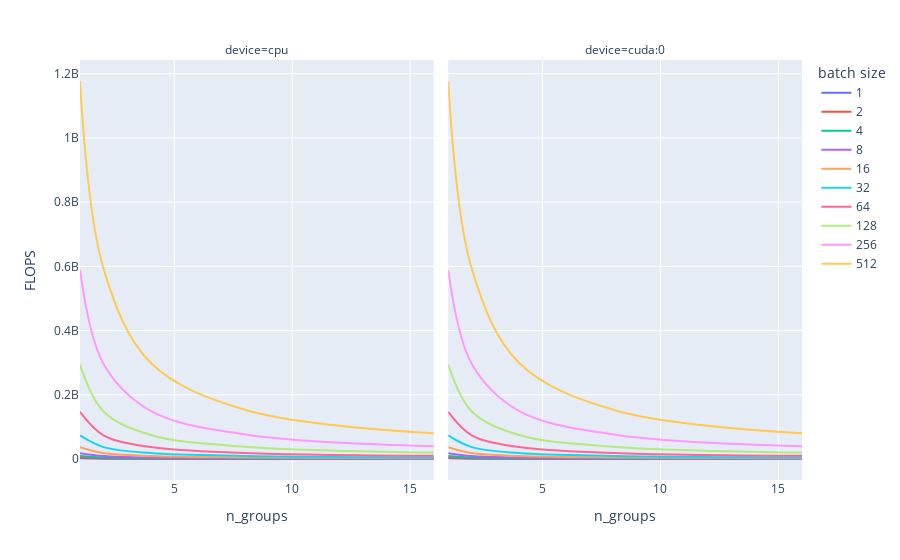

Notebook code cell kept with this figure:
### Code cell
px.line(df, x='n_groups', y='FLOPS', color='batch size', facet_col='device', line_shape='spline')

### Figure 1 — Plotly figure (JSON) as saved in the notebook; plotly's stock layout.template omitted (floating-point values rounded to 4 significant figures)
{"data": [{"hovertemplate": "batch size=1<br>device=cpu<br>n_groups=%{x}<br>FLOPS=%{y}<extra></extra>", "legendgroup": "1", "line": {"color": "#636efa", "dash": "solid", "shape": "spline"}, "marker": {"symbol": "circle"}, "mode": "lines", "name": "1", "orientation": "v", "showlegend": true, "type": "scatter", "x": [1, 2, 4, 8, 16], "xaxis": "x", "y": [2300000.0, 1157000.0, 585300.0, 299600.0, 156800.0], "yaxis": "y"}, {"hovertemplate": "batch size=1<br>device=cuda:0<br>n_groups=%{x}<br>FLOPS=%{y}<extra></extra>", "legendgroup": "1", "line": {"color": "#636efa", "dash": "solid", "shape": "spline"}, "marker": {"symbol": "circle"}, "mode": "lines", "name": "1", "orientation": "v", "showlegend": false, "type": "scatter", "x": [1, 2, 4, 8, 16], "xaxis": "x2", "y": [2300000.0, 1157000.0, 585300.0, 299600.0, 156800.0], "yaxis": "y2"}, {"hovertemplate": "batch size=2<br>device=cpu<br>n_groups=%{x}<br>FLOPS=%{y}<extra></extra>", "legendgroup": "2", "line": {"color": "#EF553B", "dash": "solid", "shape": "spline"}, "marker": {"symbol": "circle"}, "mode": "lines", "name": "2", "orientation": "v", "showlegend": true, "type": "scatter", "x": [1, 2, 4, 8, 16], "xaxis": "x", "y": [4599000.0, 2313000.0, 1171000.0, 599300.0, 313600.0], "yaxis": "y"}, {"hovertemplate": "batch size=2<br>device=cuda:0<br>n_groups=%{x}<br>FLOPS=%{y}<extra></extra>", "legendgroup": "2", "line": {"color": "#EF553B", "dash": "solid", "shape": "spline"}, "marker": {"symbol": "circle"}, "mode": "lines", "name": "2", "orientation": "v", "showlegend": false, "type": "scatter", "x": [1, 2, 4, 8, 16], "xaxis": "x2", "y": [4599000.0, 2313000.0, 1171000.0, 599300.0, 313600.0], "yaxis": "y2"}, {"hovertemplate": "batch size=4<br>device=cpu<br>n_groups=%{x}<br>FLOPS=%{y}<extra></extra>", "legendgroup": "4", "line": {"color": "#00cc96", "dash": "solid", "shape": "spline"}, "marker": {"symbol": "circle"}, "mode": "lines", "name": "4", "orientation": "v", "showlegend": true, "type": "scatter", "x": [1, 2, 4, 8, 16], "xaxis": "x", "y": [9198000.0, 4627000.0, 2341000.0, 1199000.0, 627200.0], "yaxis": "y"}, {"hovertemplate": "batch size=4<br>device=cuda:0<br>n_groups=%{x}<br>FLOPS=%{y}<extra></extra>", "legendgroup": "4", "line": {"color": "#00cc96", "dash": "solid", "shape": "spline"}, "marker": {"symbol": "circle"}, "mode": "lines", "name": "4", "orientation": "v", "showlegend": false, "type": "scatter", "x": [1, 2, 4, 8, 16], "xaxis": "x2", "y": [9198000.0, 4627000.0, 2341000.0, 1199000.0, 627200.0], "yaxis": "y2"}, {"hovertemplate": "batch size=8<br>device=cpu<br>n_groups=%{x}<br>FLOPS=%{y}<extra></extra>", "legendgroup": "8", "line": {"color": "#ab63fa", "dash": "solid", "shape": "spline"}, "marker": {"symbol": "circle"}, "mode": "lines", "name": "8", "orientation": "v", "showlegend": true, "type": "scatter", "x": [1, 2, 4, 8, 16], "xaxis": "x", "y": [18400000.0, 9254000.0, 4683000.0, 2397000.0, 1254000.0], "yaxis": "y"}, {"hovertemplate": "batch size=8<br>device=cuda:0<br>n_groups=%{x}<br>FLOPS=%{y}<extra></extra>", "legendgroup": "8", "line": {"color": "#ab63fa", "dash": "solid", "shape": "spline"}, "marker": {"symbol": "circle"}, "mode": "lines", "name": "8", "orientation": "v", "showlegend": false, "type": "scatter", "x": [1, 2, 4, 8, 16], "xaxis": "x2", "y": [18400000.0, 9254000.0, 4683000.0, 2397000.0, 1254000.0], "yaxis": "y2"}, {"hovertemplate": "batch size=16<br>device=cpu<br>n_groups=%{x}<br>FLOPS=%{y}<extra></extra>", "legendgroup": "16", "line": {"color": "#FFA15A", "dash": "solid", "shape": "spline"}, "marker": {"symbol": "circle"}, "mode": "lines", "name": "16", "orientation": "v", "showlegend": true, "type": "scatter", "x": [1, 2, 4, 8, 16], "xaxis": "x", "y": [36790000.0, 18510000.0, 9366000.0, 4794000.0, 2509000.0], "yaxis": "y"}, {"hovertemplate": "batch size=16<br>device=cuda:0<br>n_groups=%{x}<br>FLOPS=%{y}<extra></extra>", "legendgroup": "16", "line": {"color": "#FFA15A", "dash": "solid", "shape": "spline"}, "marker": {"symbol": "circle"}, "mode": "lines", "name": "16", "orientation": "v", "showlegend": false, "type": "scatter", "x": [1, 2, 4, 8, 16], "xaxis": "x2", "y": [36790000.0, 18510000.0, 9366000.0, 4794000.0, 2509000.0], "yaxis": "y2"}, {"hovertemplate": "batch size=32<br>device=cpu<br>n_groups=%{x}<br>FLOPS=%{y}<extra></extra>", "legendgroup": "32", "line": {"color": "#19d3f3", "dash": "solid", "shape": "spline"}, "marker": {"symbol": "circle"}, "mode": "lines", "name": "32", "orientation": "v", "showlegend": true, "type": "scatter", "x": [1, 2, 4, 8, 16], "xaxis": "x", "y": [73580000.0, 37020000.0, 18730000.0, 9589000.0, 5018000.0], "yaxis": "y"}, {"hovertemplate": "batch size=32<br>device=cuda:0<br>n_groups=%{x}<br>FLOPS=%{y}<extra></extra>", "legendgroup": "32", "line": {"color": "#19d3f3", "dash": "solid", "shape": "spline"}, "marker": {"symbol": "circle"}, "mode": "lines", "name": "32", "orientation": "v", "showlegend": false, "type": "scatter", "x": [1, 2, 4, 8, 16], "xaxis": "x2", "y": [73580000.0, 37020000.0, 18730000.0, 9589000.0, 5018000.0], "yaxis": "y2"}, {"hovertemplate": "batch size=64<br>device=cpu<br>n_groups=%{x}<br>FLOPS=%{y}<extra></extra>", "legendgroup": "64", "line": {"color": "#FF6692", "dash": "solid", "shape": "spline"}, "marker": {"symbol": "circle"}, "mode": "lines", "name": "64", "orientation": "v", "showlegend": true, "type": "scatter", "x": [1, 2, 4, 8, 16], "xaxis": "x", "y": [147200000.0, 74030000.0, 37460000.0, 19180000.0, 10040000.0], "yaxis": "y"}, {"hovertemplate": "batch size=64<br>device=cuda:0<br>n_groups=%{x}<br>FLOPS=%{y}<extra></extra>", "legendgroup": "64", "line": {"color": "#FF6692", "dash": "solid", "shape": "spline"}, "marker": {"symbol": "circle"}, "mode": "lines", "name": "64", "orientation": "v", "showlegend": false, "type": "scatter", "x": [1, 2, 4, 8, 16], "xaxis": "x2", "y": [147200000.0, 74030000.0, 37460000.0, 19180000.0, 10040000.0], "yaxis": "y2"}, {"hovertemplate": "batch size=128<br>device=cpu<br>n_groups=%{x}<br>FLOPS=%{y}<extra></extra>", "legendgroup": "128", "line": {"color": "#B6E880", "dash": "solid", "shape": "spline"}, "marker": {"symbol": "circle"}, "mode": "lines", "name": "128", "orientation": "v", "showlegend": true, "type": "scatter", "x": [1, 2, 4, 8, 16], "xaxis": "x", "y": [294300000.0, 148100000.0, 74920000.0, 38350000.0, 20070000.0], "yaxis": "y"}, {"hovertemplate": "batch size=128<br>device=cuda:0<br>n_groups=%{x}<br>FLOPS=%{y}<extra></extra>", "legendgroup": "128", "line": {"color": "#B6E880", "dash": "solid", "shape": "spline"}, "marker": {"symbol": "circle"}, "mode": "lines", "name": "128", "orientation": "v", "showlegend": false, "type": "scatter", "x": [1, 2, 4, 8, 16], "xaxis": "x2", "y": [294300000.0, 148100000.0, 74920000.0, 38350000.0, 20070000.0], "yaxis": "y2"}, {"hovertemplate": "batch size=256<br>device=cpu<br>n_groups=%{x}<br>FLOPS=%{y}<extra></extra>", "legendgroup": "256", "line": {"color": "#FF97FF", "dash": "solid", "shape": "spline"}, "marker": {"symbol": "circle"}, "mode": "lines", "name": "256", "orientation": "v", "showlegend": true, "type": "scatter", "x": [1, 2, 4, 8, 16], "xaxis": "x", "y": [588700000.0, 296100000.0, 149800000.0, 76710000.0, 40140000.0], "yaxis": "y"}, {"hovertemplate": "batch size=256<br>device=cuda:0<br>n_groups=%{x}<br>FLOPS=%{y}<extra></extra>", "legendgroup": "256", "line": {"color": "#FF97FF", "dash": "solid", "shape": "spline"}, "marker": {"symbol": "circle"}, "mode": "lines", "name": "256", "orientation": "v", "showlegend": false, "type": "scatter", "x": [1, 2, 4, 8, 16], "xaxis": "x2", "y": [588700000.0, 296100000.0, 149800000.0, 76710000.0, 40140000.0], "yaxis": "y2"}, {"hovertemplate": "batch size=512<br>device=cpu<br>n_groups=%{x}<br>FLOPS=%{y}<extra></extra>", "legendgroup": "512", "line": {"color": "#FECB52", "dash": "solid", "shape": "spline"}, "marker": {"symbol": "circle"}, "mode": "lines", "name": "512", "orientation": "v", "showlegend": true, "type": "scatter", "x": [1, 2, 4, 8, 16], "xaxis": "x", "y": [1177000000.0, 592200000.0, 299700000.0, 153400000.0, 80280000.0], "yaxis": "y"}, {"hovertemplate": "batch size=512<br>device=cuda:0<br>n_groups=%{x}<br>FLOPS=%{y}<extra></extra>", "legendgroup": "512", "line": {"color": "#FECB52", "dash": "solid", "shape": "spline"}, "marker": {"symbol": "circle"}, "mode": "lines", "name": "512", "orientation": "v", "showlegend": false, "type": "scatter", "x": [1, 2, 4, 8, 16], "xaxis": "x2", "y": [1177000000.0, 592200000.0, 299700000.0, 153400000.0, 80280000.0], "yaxis": "y2"}], "layout": {"annotations": [{"font": {}, "showarrow": false, "text": "device=cpu", "x": 0.245, "xanchor": "center", "xref": "paper", "y": 1, "yanchor": "bottom", "yref": "paper"}, {"font": {}, "showarrow": false, "text": "device=cuda:0", "x": 0.755, "xanchor": "center", "xref": "paper", "y": 1, "yanchor": "bottom", "yref": "paper"}], "legend": {"title": {"text": "batch size"}, "tracegroupgap": 0}, "margin": {"t": 60}, "xaxis": {"anchor": "y", "domain": [0, 0.49], "title": {"text": "n_groups"}}, "xaxis2": {"anchor": "y2", "domain": [0.51, 1], "matches": "x", "title": {"text": "n_groups"}}, "yaxis": {"anchor": "x", "domain": [0, 1], "title": {"text": "FLOPS"}}, "yaxis2": {"anchor": "x2", "domain": [0, 1], "matches": "y", "showticklabels": false}}}
